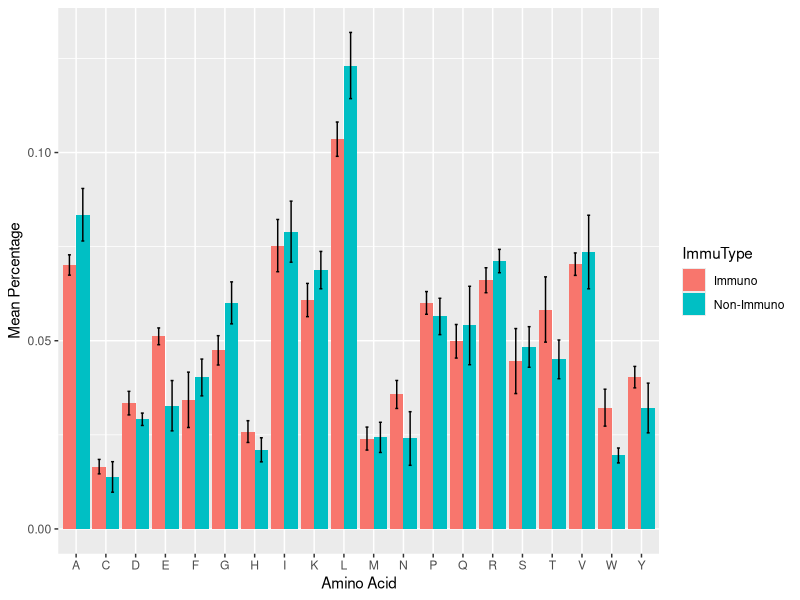
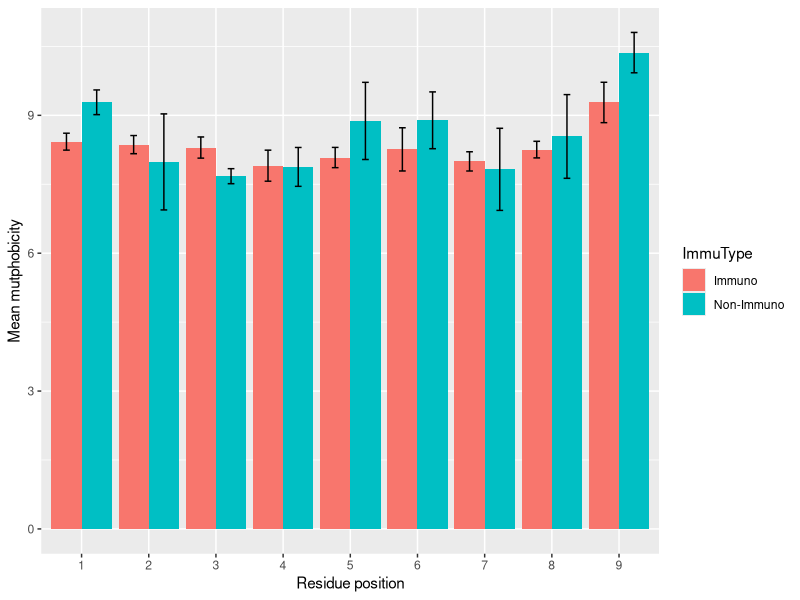
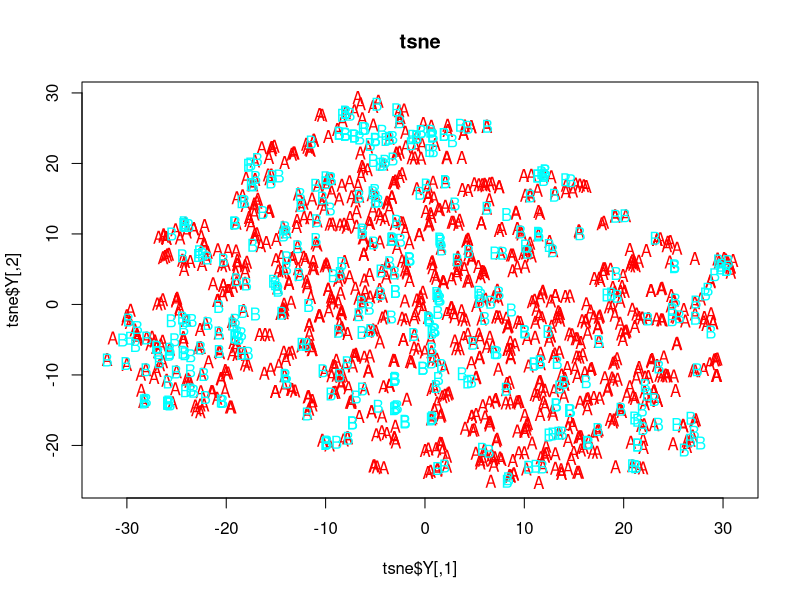

Generate these figures, in order, with R:
rm(list=ls()) # clean the memeory


#####
# read in the data and separate the immuno and non immuno group
#####
ctl_wt_variant <- read.csv("ctl_wt_variant_immu.csv", stringsAsFactors = FALSE) # this database collapsed all the alleles

ctl_9mer <- ctl_wt_variant[nchar(ctl_wt_variant$peptide)==9, ]
ctl_9mer_immuno <- ctl_9mer[(ctl_9mer$Immunogenicity > 0.7) ,]
ctl_9mer_nonimmuno <- ctl_9mer[(ctl_9mer$Immunogenicity < 0.3) ,]


#####
# read in the amino acid scales
#####
aa_scales <- read.csv("aminoacid_mutscales.csv", stringsAsFactors = FALSE)
#maxs <- apply(aa_scales_unnormed[, 2], 2, max)
#mins <- apply(aa_scales_unnormed[, 2], 2, min)
#aa_scales <- data.frame("AminoAcid" = aa_scales_unnormed$AminoAcid, scale(aa_scales_unnormed[, 2:4], center = (maxs + mins)/2, scale = (maxs - mins)/2))
#aa_scales <- data.frame("AminoAcid" = aa_scales_unnormed$AminoAcid, scale(aa_scales_unnormed[, 2:4], center = mins, scale = (maxs - mins)))
score_of_aa <- function(aa, i_metric){
  aa_scales[which(aa_scales$AminoAcid == aa), i_metric]
}


seqs_to_scores <- function(seqs, i_metric){
  t(unname(sapply(seqs, function(seq){
    sapply(strsplit(seq, "")[[1]], score_of_aa, i_metric)
  })))
}

#########
# define the function to get the frequency of each amino acid in the dataset
#########

get_AAfreq <- function(seqs, nsites){ # read in a vector if peptides, nsites is the length of the peptides
  sapply(aa_scales$AminoAcid, function(aa){
    sum(sapply(seqs, function(seq){
      sum(strsplit(seq, "")[[1]] == aa)
    }))
  })/(length(seqs)*nsites)
}

get_AAfreq_errorbar <- function(seqs, nsites){
  seqs <- sample(seqs)
  AA_freq_subgroups <- numeric(0)
  n = 4
  group_size <- as.integer(ceiling(length(seqs)/n))
  seqs_subs <- split(seqs, ceiling(seq_along(seqs)/group_size))
  for (iseqs in seqs_subs){
    AA_freq_subgroups <- rbind(AA_freq_subgroups, get_AAfreq(iseqs, nsites))
  }
  apply(AA_freq_subgroups, 2, sd)
}

aa_freq_immuno <- get_AAfreq(ctl_9mer_immuno$peptide, 9)
aa_freq_immuno_eb <- get_AAfreq_errorbar(ctl_9mer_immuno$peptide, 9)
aa_freq_nonimmuno <- get_AAfreq(ctl_9mer_nonimmuno$peptide, 9)
aa_freq_nonimmuno_eb <- get_AAfreq_errorbar(ctl_9mer_nonimmuno$peptide, 9)

df_aa_freq_immuno <- data.frame("ImmuType" = "Immuno", "AminoAcid" = aa_scales$AminoAcid, "mean"= aa_freq_immuno, "sd" = aa_freq_immuno_eb)
df_aa_freq_nonimmuno <- data.frame("ImmuType" = "Non-Immuno", "AminoAcid" = aa_scales$AminoAcid, "mean"= aa_freq_nonimmuno, "sd" = aa_freq_nonimmuno_eb)
df_aa_freq <- rbind(df_aa_freq_immuno, df_aa_freq_nonimmuno)

library(ggplot2)
ggplot(df_aa_freq,aes(x=AminoAcid,y=mean,fill=ImmuType))+
  geom_bar(stat="identity",position="dodge")+
  xlab("Amino Acid")+ylab("Mean Percentage")+geom_errorbar(aes(ymin=mean-sd, ymax=mean+sd), width=.2,position=position_dodge(.9))

##################
# the next step is to compare the hydrophobicity scores at each position
##################

mut_scores_immuno <- seqs_to_scores(ctl_9mer_immuno$peptide, 2)
mut_scores_nonimmuno <- seqs_to_scores(ctl_9mer_nonimmuno$peptide, 2)

get_scores_errorbar <- function(scores){
  scores <- scores[sample(1:nrow(scores)), ] # reshuffle the rows
  scores_subgroups <-  numeric(0)
  n = 4
  group_size <- as.integer(ceiling(nrow(scores)/n))
  sub_indexes <- ceiling((1:nrow(scores))/group_size)
  for (i in 1:n){
    scores_subgroups <- rbind(scores_subgroups, colMeans(scores[i == sub_indexes, ]))
  }
  apply(scores_subgroups, 2, sd)
}

df_scores_immuno <-  data.frame("ImmuType" = "Immuno", "pos" = 1:9, "mut_mean" = colMeans(mut_scores_immuno), "mut_sd" = get_scores_errorbar(mut_scores_immuno))

df_scores_nonimmuno <-  data.frame("ImmuType" = "Non-Immuno", "pos" = 1:9, "mut_mean" = colMeans(mut_scores_nonimmuno), "mut_sd" = get_scores_errorbar(mut_scores_nonimmuno))

df_scores <- rbind(df_scores_immuno, df_scores_nonimmuno)

ggplot(df_scores,aes(x=as.factor(pos),y=mut_mean,fill=ImmuType))+
  geom_bar(stat="identity",position="dodge")+
  xlab("Residue position")+ylab("Mean mutphobicity")+geom_errorbar(aes(ymin=mut_mean-mut_sd, ymax=mut_mean+mut_sd), width=.2,position=position_dodge(.9))

#######################
# do the PCA analysis for the data
#######################
df_scores_eachsample_immuno <- data.frame("ImmuType" = "Immuno", mut_scores_immuno)
df_scores_eachsample_nonimmuno <- data.frame("ImmuType" = "Non-Immuno", mut_scores_nonimmuno)
df_scores_eachsample <- rbind(df_scores_eachsample_immuno, df_scores_eachsample_nonimmuno)
pca_mut_score <-prcomp(df_scores_eachsample[, 2:10], center = TRUE,scale. = TRUE)
summary(pca_mut_score)



# we need a lot of principle components to capture the variation


##########################
# do the tsne plot for the data
###########################
library(Rtsne)
tsne <- Rtsne(df_scores_eachsample[, 2:10], dims = 2,check_duplicates = FALSE)
plot(tsne$Y, t = 'n', main = 'tsne')
train_label <- as.factor(df_scores_eachsample$ImmuType)
levels(train_label) <- list(A = "Immuno", B = "Non-Immuno")
colors = rainbow(length(unique(train_label)))
names(colors) = unique(train_label)
text(tsne$Y, labels = train_label, col = colors[train_label])
